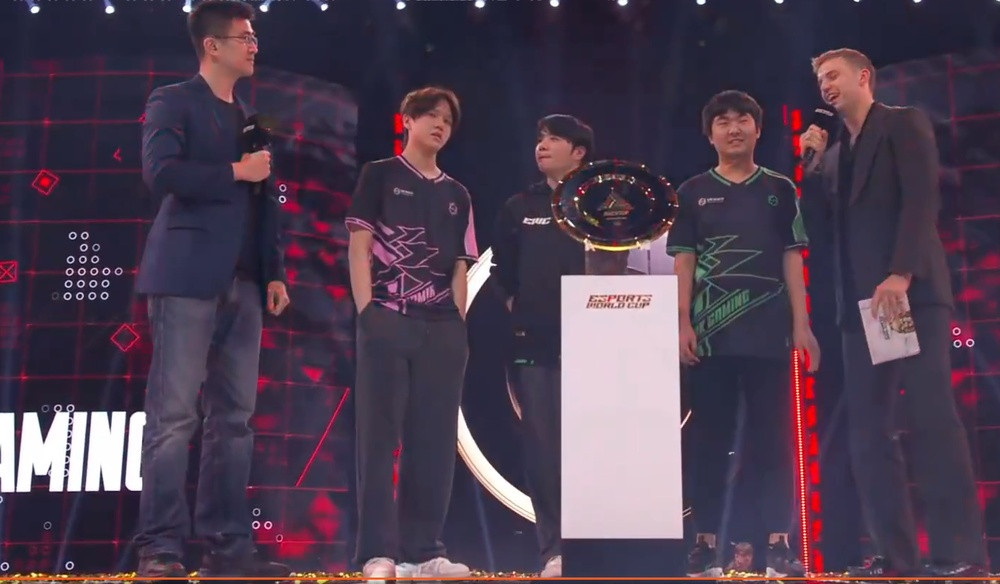
#> input picture 作业二/test.jpg, 1000 x 584 px, shrunk from 1385 x 809 before the run, found by its file name
$ python test.py
#> lines starting #> are read from the running program, lines starting #| are printed output that depends on the picture
import cv2
import numpy as np
import matplotlib.pyplot as plt

# ========== 任务1：读取图片 ==========
img = cv2.imread("test.jpg")
#> img is the input picture: shape (584, 1000, 3); mean B, G, R 80.1, 62.3, 77.4
if img is None:
    print("图片读取失败，请检查路径！")
else:
    print("图片读取成功！")

    # ========== 任务2：输出图像基本信息 ==========
    height, width, channels = img.shape
#> height = 584; width = 1000; channels = 3
    dtype = img.dtype
    print(f"图像尺寸：宽度={width}, 高度={height}")
#| 图像尺寸：宽度=1000, 高度=584
    print(f"图像通道数：{channels}")
#| 图像通道数：3
    print(f"图像数据类型：{dtype}")
#| 图像数据类型：uint8

    # ========== 任务3：显示原图 ==========
    img_rgb = cv2.cvtColor(img, cv2.COLOR_BGR2RGB)
    plt.figure("原图")
    plt.imshow(img_rgb)
    plt.axis("off")
    plt.show()

    # ========== 任务4：转灰度图并显示 ==========
    gray_img = cv2.cvtColor(img, cv2.COLOR_BGR2GRAY)
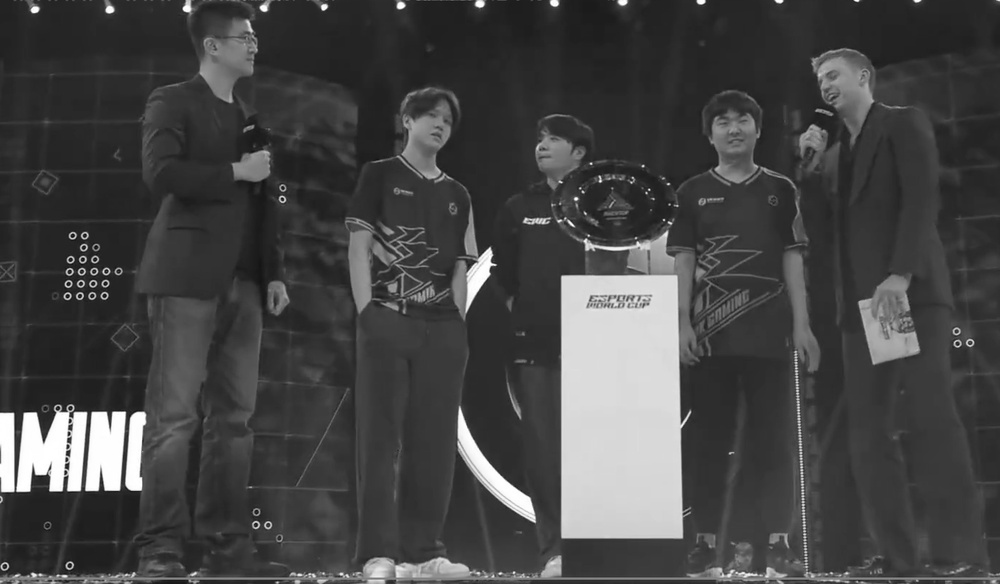
#> gray_img: shape (584, 1000); min 4, max 255, mean 68.8
    plt.figure("灰度图")
    plt.imshow(gray_img, cmap="gray")
    plt.axis("off")
    plt.show()

    # ========== 任务5：保存灰度图 ==========
    cv2.imwrite("gray_test.jpg", gray_img)
    print("灰度图已保存为 gray_test.jpg")

    # ========== 任务6：NumPy 简单操作 ==========
    pixel_value = img[100, 100]
#> pixel_value = [59, 36, 50]
    print(f"像素 (100,100) 的 BGR 值：{pixel_value}")
#| 像素 (100,100) 的 BGR 值：[59 36 50]
    crop_img = img[0:100, 0:100]
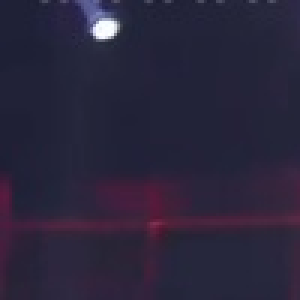
#> crop_img: shape (100, 100, 3) (shown 3 times larger); mean B, G, R 59.6, 37.4, 42.4
    cv2.imwrite("crop_test.jpg", crop_img)
    print("裁剪区域已保存为 crop_test.jpg")
